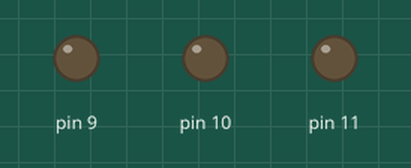
A sketch run on a simulated Arduino Uno, built with avr-gcc and run on an emulated ATmega328P. Shown: output pins drawn as LEDs (lit = HIGH).

Above: at 0.5 s.
At 3.5 s:
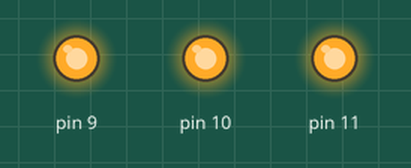
Timing chart, 0 to 4.6 s (numbered marks = the images above):
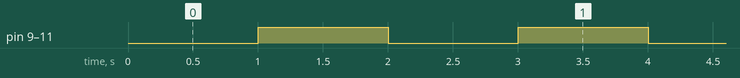

The sketch:

local.ino
```cpp
void setup() {
  pinMode(9, OUTPUT);
  pinMode(10,OUTPUT);
  pinMode(11,OUTPUT);
}

void loop() {
  ledblink(5);
}

void rgbled(int R, int G, int B) {
  analogWrite(10, R);
  analogWrite(9, G);
  analogWrite(11, B);
}

void ledblink(int count) {
  for(int i = 0; i < count; i++) {
    rgbled(0, 0, 0);
    delay(1000);
    rgbled(255, 255, 255);
    delay(1000);
  }
}
```

Measured:
- by itself, pin 9–11: alternates HIGH for 1.0 s and LOW for 1.0 s
